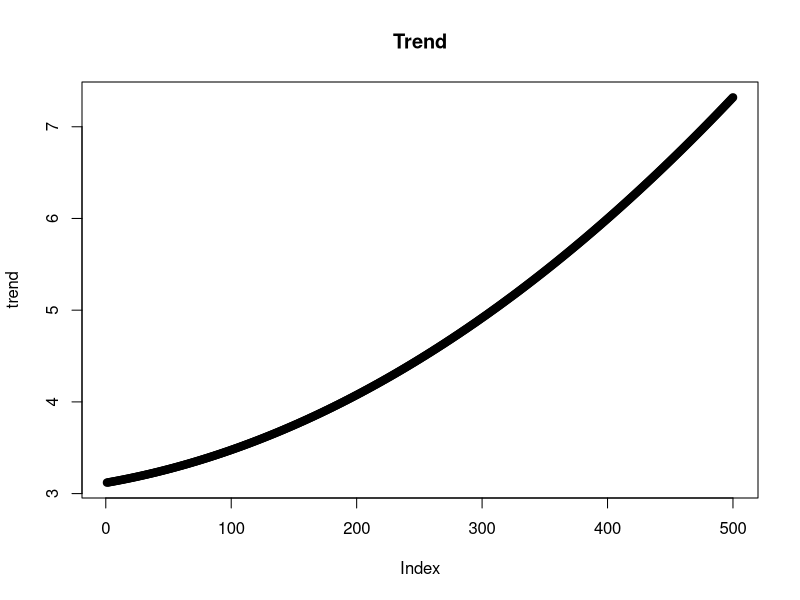
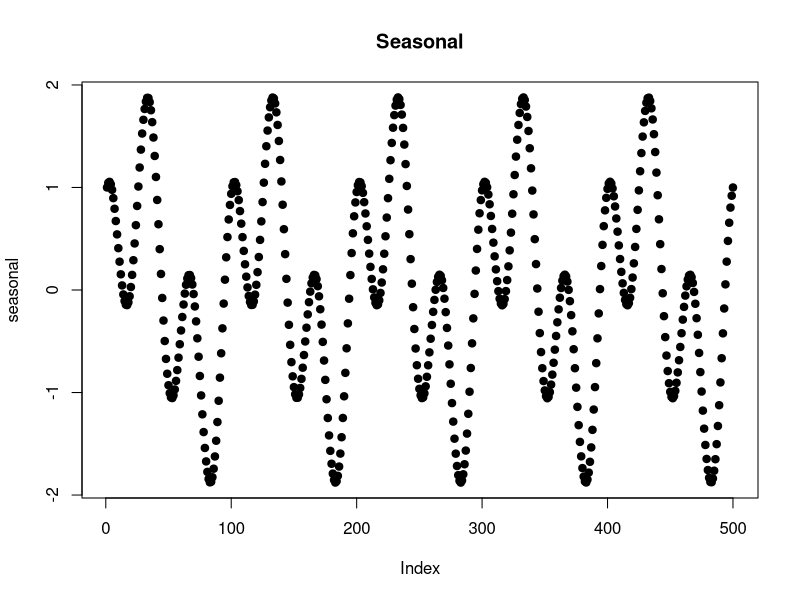
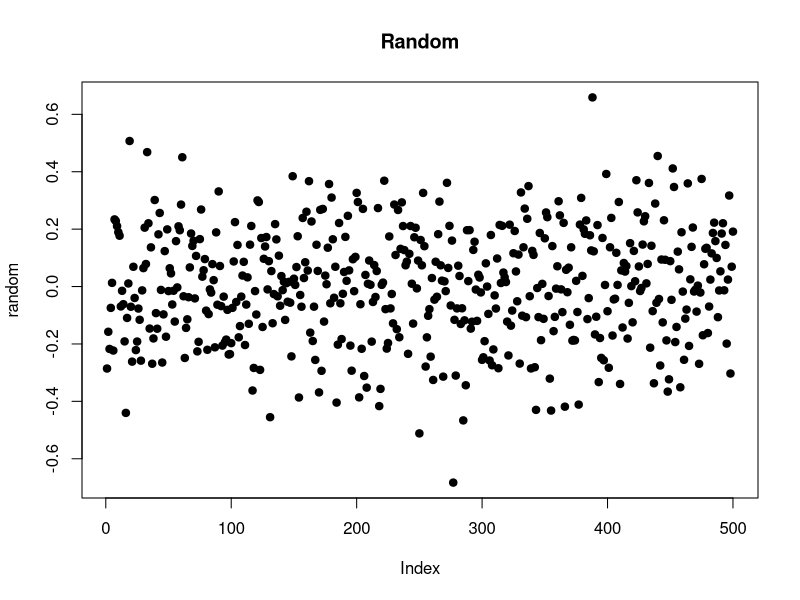
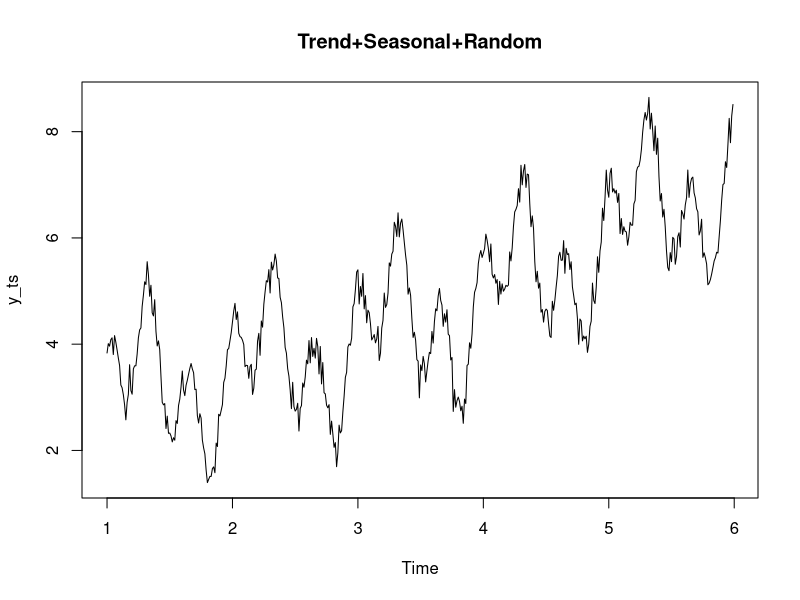
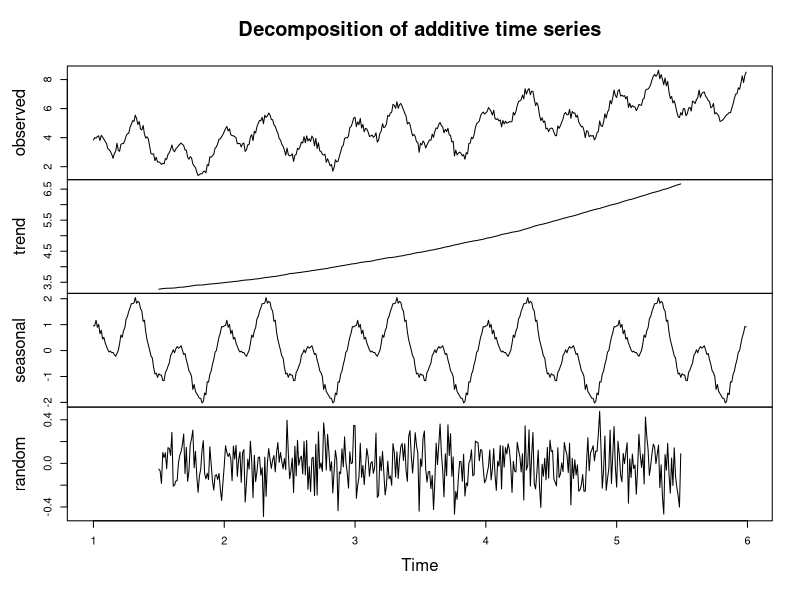

These figures' R source, in order:
x11()

periods                 <-  5
observations_per_period <- 100
total_observations      <- periods * observations_per_period

x <- seq(0, 1, length=total_observations)

trend    <- 3+ (x+ 0.2)^2                              * 3
seasonal <-    sin(2*pi*x*periods)+cos(6*pi*x*periods) * 1 
random   <-    rnorm(length(x), mean=0, sd=1)          * 0.2

plot(trend, main='Trend', pch=19)
z <- locator(1)

plot(seasonal, main='Seasonal', pch=19)
z <- locator(1)
  
plot(random, main='Random', pch=19)
z <- locator(1)

y <- trend + seasonal + random

# Create a time series
y_ts = ts(y, frequency=observations_per_period)

plot (y_ts, main='Trend+Seasonal+Random', pch=19)
z <- locator(1)

y_dec = decompose(y_ts)
class(y_dec)
# [1] "decomposed.ts"

plot(y_dec)
z <- locator(1)
